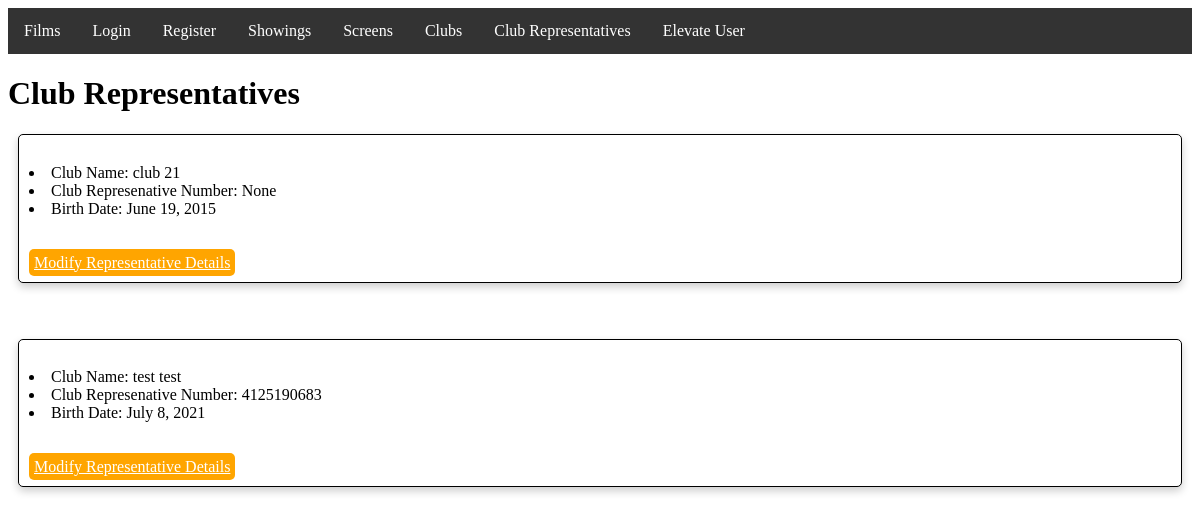
Screenshot of /club_representatives/ with the database file from the repository.
### UWEFlix/models.py (models this page shows, shortened)
class ClubRepresentative(models.Model):
    club = models.OneToOneField(Club, on_delete=models.CASCADE, related_name='clubRep')
    birth_date = models.DateField()
    club_representative_number = models.IntegerField(unique=True, null=True)
    user = models.OneToOneField(User, on_delete=models.CASCADE, null=True)

class Club(models.Model):
    address = models.ForeignKey(Address, on_delete=models.CASCADE, null=True)
    contact_details = models.ForeignKey(ContactDetails, on_delete=models.CASCADE, null=True)
    club_name = models.CharField(max_length=255)

### UWEFlix/views.py (the view)
# urls.py: path('club_representatives/', views.show_clubs_reps, name='club_representatives'),
def show_clubs_reps(request):
    queryset = ClubRepresentative.objects.all()
    return render(request, 'UWEFlix/club_representatives.html', {
        'club_reps': list(queryset)
    })

### UWEFlix/templates/UWEFlix/club_representatives.html (shortened to what this page needs)
{% extends 'UWEFlix/navbar.html' %}
{% block content %}
<html>
  <head>
    <link rel="stylesheet" href="/static/films.css">
  </head>
  <body>
    <h1>Club Representatives</h1>
      {% for club_rep in club_reps %}
        <div class="film-box">
          <div>
            <li>Club Name: {{ club_rep.club.club_name }}</li>
            <li>Club Represenative Number: {{ club_rep.club_representative_number }}</li>
            <li>Birth Date: {{ club_rep.birth_date }}</li>
            <br><br>
            <a href="{% url 'update_club_representative' club_rep.id %}" class="btn btn-secondary modify-film-btn">Modify Representative Details</a>
          </div>
        </div>
          <br><br>
      {% endfor %}
  </body>
</html>
{% endblock %}

### UWEFlix/static/films.css (style rules this page uses)
.film-box { border: 1px solid black; padding: 10px; margin: 10px; box-shadow: 0 4px 8px 0 rgba(0, 0, 0, 0.2); transition: 0.3s; border-radius: 5px; background-color: white; }
.modify-film-btn { background-color: #ffa500; color: white; padding: 5px; font-size: 16px; border-radius: 5px; margin-right: 10px; }

### rows the page displays
ClubRepresentative: club.club_name "club 21", club_representative_number "None", birth_date "June 19, 2015"
ClubRepresentative: club.club_name "test test", club_representative_number "4125190683", birth_date "July 8, 2021"
